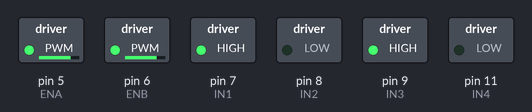
The sketch below on a simulated Arduino Uno, built with avr-gcc and run on an emulated ATmega328P. Shown: switched loads named in the sketch (green lamp = pin HIGH).

Above: at 0.1 s.
At 2.1 s:
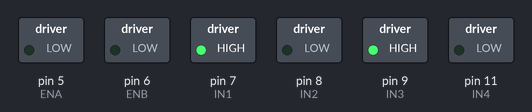
Timing chart, 0 to 3.6 s (numbered marks = the images above):
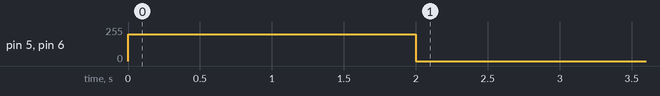

The sketch:

drive_test.ino
```cpp
/*
  drive_test.ino — ПЕРВАЯ ЖИЗНЬ машины (урок 3).
  Проверяем, что моторы и драйвер L298N работают: машина едет вперёд 2 секунды,
  потом останавливается навсегда.

  ВАЖНО: подними машину на подставку (коробок), чтобы колёса крутились в воздухе,
  а не уехала со стола!

  Подключение к драйверу L298N (сверь с реальной платой — пины могут отличаться):
    левые моторы:  ENA(скорость)=5,  IN1=7,  IN2=8
    правые моторы: ENB(скорость)=6,  IN3=9,  IN4=11
  Скорость 0..255 задаём через analogWrite на ENA/ENB.
*/
const int ENA = 5, IN1 = 7, IN2 = 8;     // левые моторы
const int ENB = 6, IN3 = 9, IN4 = 11;    // правые моторы

void setup() {
  pinMode(ENA, OUTPUT); pinMode(IN1, OUTPUT); pinMode(IN2, OUTPUT);
  pinMode(ENB, OUTPUT); pinMode(IN3, OUTPUT); pinMode(IN4, OUTPUT);

  // едем вперёд: оба мотора крутятся «вперёд»
  digitalWrite(IN1, HIGH); digitalWrite(IN2, LOW);
  digitalWrite(IN3, HIGH); digitalWrite(IN4, LOW);
  analogWrite(ENA, 200);                  // скорость левых
  analogWrite(ENB, 200);                  // скорость правых
  delay(2000);                            // 2 секунды

  // стоп
  analogWrite(ENA, 0);
  analogWrite(ENB, 0);
}

void loop() {
  // ничего — машина уже остановилась
}
```
